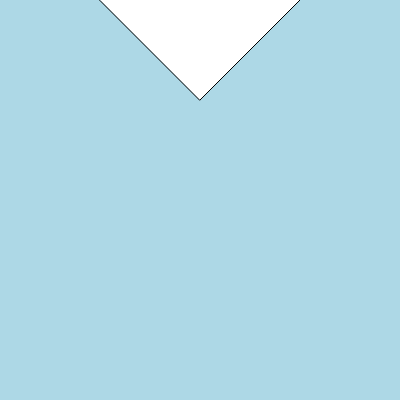
Frame 1 (no input)
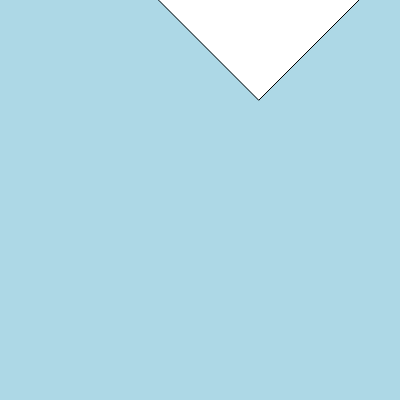
Frame 60 (no input)
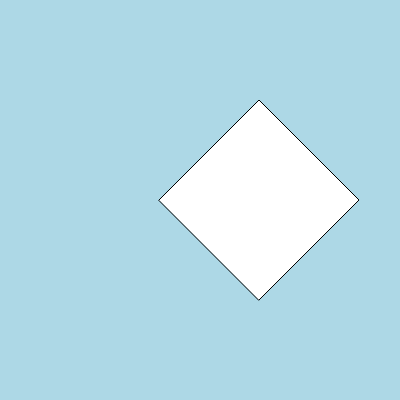
Frame 120 (the mouse pressed at the canvas centre since frame 60)

The p5.js sketch that drew these frames (run headless with seeded random() and noise() and a simulated clock; from frame 60 on, the mouse is pressed at the canvas centre):

// p5.js sketch
// ── sketch.js
// Eileen Tarrats 
// My Moving Orange Kite*
let centerR = 200;
let centerD = 200;
let halfH = 100;
function setup() {
  createCanvas(400, 400);
}

function draw() {
  background("lightblue");


centerD = mouseY
  quad(centerR - halfH, centerD,
       centerR,centerD - halfH,
       centerR + halfH, centerD,
       centerR, centerD + halfH);
 centerR = centerR + 1;



}
function mousePressed(){
  centerR = 200

}
